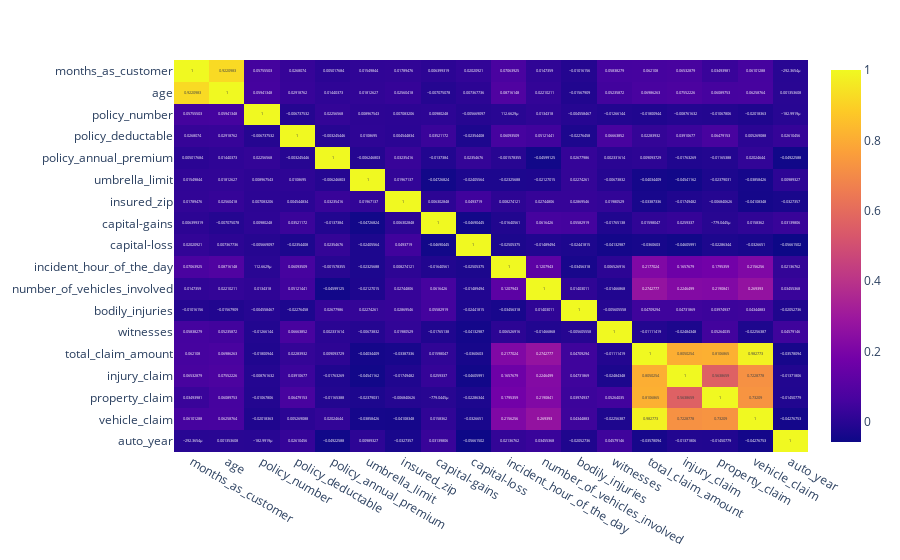

Notebook source saved alongside this figure:
### Markdown cell above
### Visualizing the corelation between different numeric variables

### Code cell
px.imshow(df.corr(),text_auto=True, aspect="auto")

### Figure 1 — Plotly figure (JSON) as saved in the notebook; plotly's stock layout.template omitted (floating-point values rounded to 4 significant figures; data arrays with more than 128 entries replaced by an {"elided": "..."} marker saying what was removed)
{"data": [{"coloraxis": "coloraxis", "hovertemplate": "x: %{x}<br>y: %{y}<br>color: %{z}<extra></extra>", "name": "0", "texttemplate": "%{z}", "type": "heatmap", "x": ["months_as_customer", "age", "policy_number", "policy_deductable", "policy_annual_premium", "umbrella_limit", "insured_zip", "capital-gains", "capital-loss", "incident_hour_of_the_day", "number_of_vehicles_involved", "bodily_injuries", "witnesses", "total_claim_amount", "injury_claim", "property_claim", "vehicle_claim", "auto_year"], "xaxis": "x", "y": ["months_as_customer", "age", "policy_number", "policy_deductable", "policy_annual_premium", "umbrella_limit", "insured_zip", "capital-gains", "capital-loss", "incident_hour_of_the_day", "number_of_vehicles_involved", "bodily_injuries", "witnesses", "total_claim_amount", "injury_claim", "property_claim", "vehicle_claim", "auto_year"], "yaxis": "y", "z": {"elided": "18x18 float values"}}], "layout": {"coloraxis": {"colorscale": [[0, "#0d0887"], [0.1111, "#46039f"], [0.2222, "#7201a8"], [0.3333, "#9c179e"], [0.4444, "#bd3786"], [0.5556, "#d8576b"], [0.6667, "#ed7953"], [0.7778, "#fb9f3a"], [0.8889, "#fdca26"], [1, "#f0f921"]]}, "margin": {"t": 60}, "xaxis": {"anchor": "y", "domain": [0, 1]}, "yaxis": {"anchor": "x", "autorange": "reversed", "domain": [0, 1]}}}
